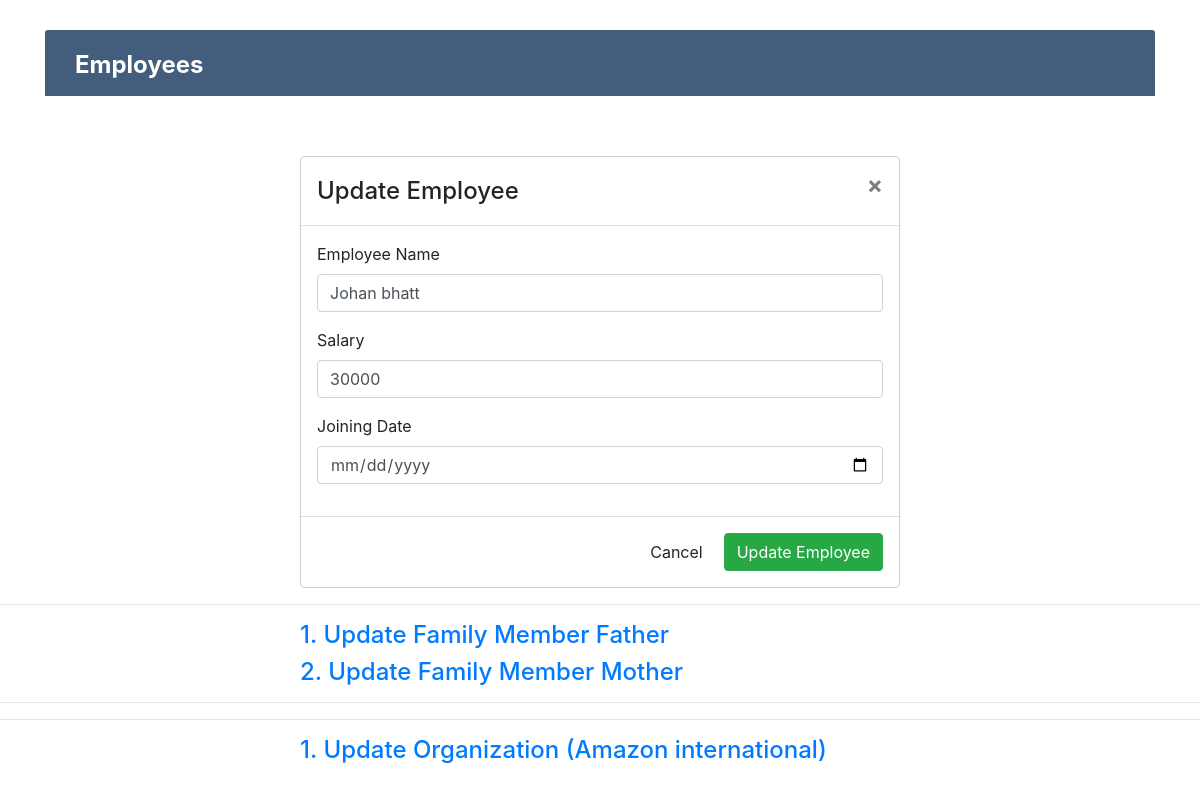
Screenshot of /employee/edit/1 with the database file from the repository.
### Employee/models.py (models this page shows, shortened)
class Employee(models.Model):
    name = models.CharField(max_length=100)
    salary = models.IntegerField()
    joining_date = models.DateField(auto_now_add=False, null=True, blank=True)

class FamilyDetail(models.Model):
    employees = models.ForeignKey(Employee, on_delete=models.CASCADE)
    name = models.CharField(max_length=100, null=True, blank=True)
    relation_with_employee = models.CharField(max_length=100, null=True, blank=True)
    profession = models.CharField(max_length=100, null=True, blank=True)

class PreviousOrganization(models.Model):
    employees = models.ForeignKey(Employee, on_delete=models.CASCADE)
    organization_name = models.CharField(max_length=50, null=True, blank=True)
    description = models.TextField(max_length=50, null=True, blank=True)

### Employee/views.py (the view, shortened to what this page needs)
# urls.py: path('edit/<str:pk>', EmployeeEditView.as_view(), name="employee_edit"),
class EmployeeEditView(View):
    def get(self, request, *args, pk, **kwargs):
        employee = Employee.objects.get(id=pk)
        employee_family_members = FamilyDetail.objects.select_related().filter(employees=employee)
        employee_previous_organization = PreviousOrganization.objects.select_related().filter(employees=employee)
        context = {
            'employee':employee,
            'employee_family_members':employee_family_members,
            'employee_previous_organization':employee_previous_organization
        }
        return render(request, 'employee_edit.html', context)

### templates/employee_edit.html (shortened to what this page needs)
{% load static %}
<!DOCTYPE html>
<html lang="en">
<head>
<link rel="stylesheet" href="https://stackpath.bootstrapcdn.com/bootstrap/4.5.0/css/bootstrap.min.css">
<link rel="stylesheet" href="{% static 'css/style.css' %}">
<link rel="stylesheet" href="https://maxcdn.bootstrapcdn.com/font-awesome/4.7.0/css/font-awesome.min.css">
</head>
<body>
	<div class="container-xl">
	<div class="table-responsive">
		<div class="table-wrapper">
			<div class="table-title">
				<div class="row">
					<div class="col-sm-6">
						<h2> <b>Employees</b></h2>
					</div>
				</div>
			</div>
		</div>
	</div>
</div>
		<div class="modal-content w-50 m-auto">
			<form method="post" id="EmployeeForm">
				<div class="modal-header">
					<h4 class="modal-title">Update Employee</h4>
					<button type="button" class="close" data-dismiss="modal" aria-hidden="true">&times;</button>
				</div>
				<div class="modal-body">
					<div class="form-group">
						<label>Employee Name</label>
						<input type="text" class="form-control" name="name" id="name" value="{{employee.name}}" required>
					</div>
					<div class="form-group">
						<label>Salary</label>
						<input type="number" class="form-control" required name="salary" id="salary" value="{{employee.salary}}">
					</div>
					<div class="form-group">
						<label>Joining Date</label>
						<input class="form-control" type="date" name="joining_date" id="joining_date" value="{{employee.joining_date}}">
					</div>
				</div>
				<div class="modal-footer">
					<input type="button" class="btn btn-default" data-dismiss="modal" value="Cancel">
					<input type="submit" class="btn btn-success" value="Update Employee" id="UpdateEmployee">
				</div>
			</form>
		</div>
		<hr>
		{% for family_member in employee_family_members %}
		<div class="w-50 m-auto">
			<div class="panel-group" id="accordion">
				<div class="panel panel-default">
				  <div class="panel-heading">
					<h4 class="panel-title">
					  <a data-toggle="collapse" data-parent="#accordion" href="#familyMember{{forloop.counter}}">
					  {{forloop.counter}}. Update Family Member {{family_member.relation_with_employee | capfirst}}</a>
					</h4>
				  </div>
				</div>
			  </div>
		</div>
		{% endfor %}
<hr><hr>
{% for employee_organization in employee_previous_organization %}
<div class="w-50 m-auto">
	<div class="panel-group" id="accordion">
		<div class="panel panel-default">
			<div class="panel-heading">
			<h4 class="panel-title">
				<a data-toggle="collapse" data-parent="#accordion" href="#Organization_collapse{{forloop.counter}}">
				{{forloop.counter}}. Update Organization ({{employee_organization.organization_name}})</a>
			</h4>
			</div>
		</div>
		</div>
	</div>
{% endfor %}
</body>
</html>

### static/css/style.css (style rules this page uses)
.table-responsive { margin: 30px 0; }
.table-wrapper { background: #fff; padding: 20px 25px; border-radius: 3px; min-width: 1000px; box-shadow: 0 1px 1px rgba(0,0,0,.05); }
.table-title { padding-bottom: 15px; background: #435d7d; color: #fff; padding: 16px 30px; min-width: 100%; margin: -20px -25px 10px; border-radius: 3px 3px 0 0; }
.table-title h2 { margin: 5px 0 0; font-size: 24px; }

### rows the page displays
Employee: name "Johan bhatt", salary "30000"
FamilyDetail: relation_with_employee "Father"
FamilyDetail: relation_with_employee "Mother"
PreviousOrganization: organization_name "Amazon international"
